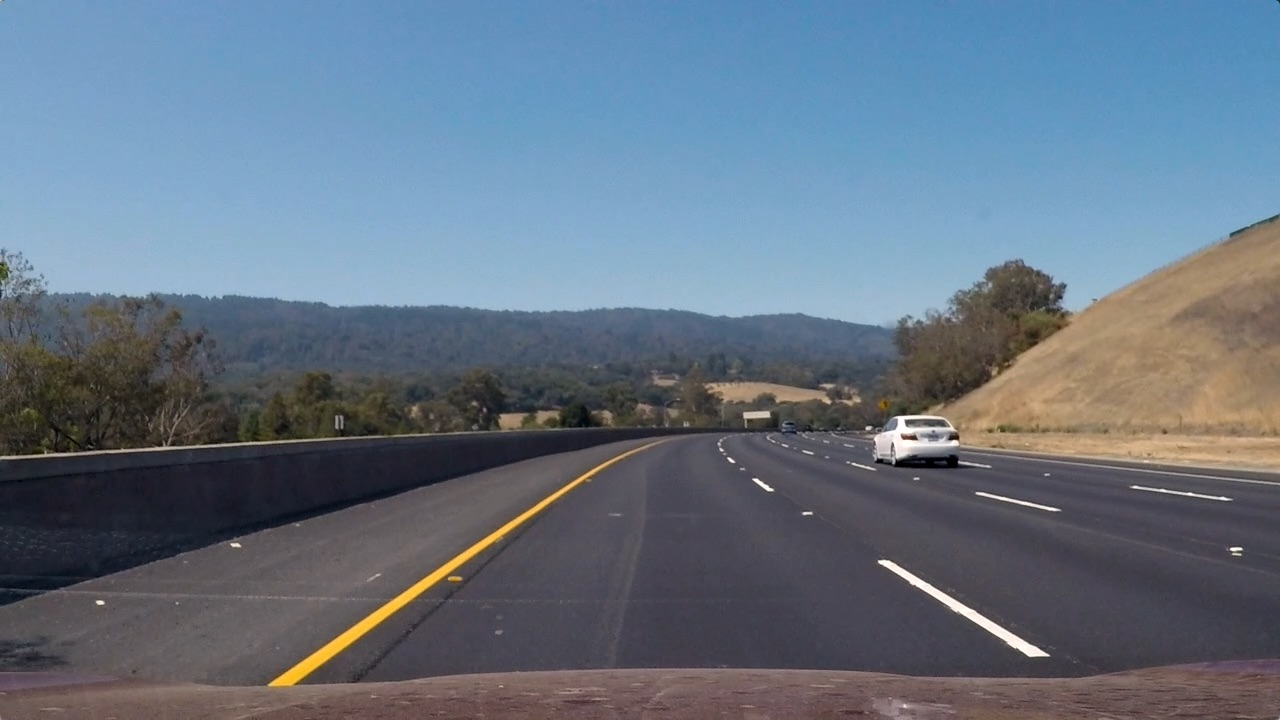
#> input picture CarND-Vehicle-Detection/test_images/test3.jpg, 1280 x 720 px
$ jupyter execute --allow-errors vehicle_detection.ipynb   (shell and % lines are left out)   (older library calls are emulated)
#> lines starting #> are read from the running program, lines starting #| are printed output that depends on the picture
### Vechicle Detection

#### In this project, I will write a software pipeline to detect vehicles in a video.

The goals / steps of this project are the following:

* Perform a Histogram of Oriented Gradients (HOG) feature extraction on a labeled training set of images and train a classifier Linear SVM classifier
* Optionally, you can also apply a color transform and append binned color features, as well as histograms of color, to your HOG feature vector.
* Note: for those first two steps don't forget to normalize your features and randomize a selection for training and testing.
* Implement a sliding-window technique and use your trained classifier to search for vehicles in images.
* Run your pipeline on a video stream (start with the test_video.mp4 and later implement on full project_video.mp4) and create a heat map of recurring detections frame by frame to reject outliers and follow detected vehicles.
* Estimate a bounding box for vehicles detected.

Important Note:
*the value of png read by mpimg.imread() ranges from 0 to 1*
*the value of jpg read by mpimg.imread() ranges from 0 to 255*

[cell 1]
import matplotlib.image as mpimg
import matplotlib.pyplot as plt
import numpy as np
import pickle
import cv2
from skimage.feature import hog
import glob
import time
from sklearn.svm import LinearSVC
from sklearn.preprocessing import StandardScaler
from sklearn.model_selection import train_test_split
from scipy.ndimage.measurements import label
from collections import deque

[cell 2]
def data_look(car_list, notcar_list):
    data_dict = {}
    # Define a key in data_dict "n_cars" and store the number of car images
    data_dict["n_cars"] = len(car_list)
    # Define a key "n_notcars" and store the number of notcar images
    data_dict["n_notcars"] = len(notcar_list)
    # Read in a test image, either car or notcar
    example_img = mpimg.imread(car_list[0])
    # Define a key "image_shape" and store the test image shape 3-tuple
    data_dict["image_shape"] = example_img.shape
    # Define a key "data_type" and store the data type of the test image.
    data_dict["data_type"] = example_img.dtype
    # Return data_dict
    return data_dict

# Read in cars and notcars
cars = []
notcars = []
for folder in glob.glob('train_image/vehicles/*'):
    for img in glob.glob(folder+'/*'):
        cars.append(img)
for folder in glob.glob('train_image/non-vehicles/*'):
    for img in glob.glob(folder+'/*'):
        notcars.append(img)

#> (the rest of this cell did not finish here and is left out)

[cell 3]
# Define a function to compute binned color features
# [17 lines left out: functions bin_spatial, color_hist, not called in this run]

#> (the rest of this cell did not finish here and is left out)

[cell 4]
# [18 lines left out: function get_hog_features, not called in this run]

color_space = 'YCrCb' # Can be RGB, HSV, LUV, HLS, YUV, YCrCb
orient = 9  # HOG orientations
pix_per_cell = 8 # HOG pixels per cell
cell_per_block = 2 # HOG cells per block
hog_channel = 'ALL' # Can be 0, 1, 2, or "ALL"
hog_feat = True # HOG features on or off

#> (the rest of this cell did not finish here and is left out)

[cell 5]
# Define a function to extract features from a list of images
# Have this function call bin_spatial() and color_hist()
def extract_features(imgs, color_space='RGB', spatial_size=(32, 32),
                     hist_bins=32, hist_range=(0, 256), orient=9,
                     pix_per_cell=8, cell_per_block=2, hog_channel=0,
                     spatial_feat=True, hist_feat=True, hog_feat=True):
    # Create a list to append feature vectors to
    features = []
    # Iterate through the list of images
    for file in imgs:
        file_features = []
        # Read in each one by one
        image = mpimg.imread(file)
        # apply color conversion if other than 'RGB'
        if color_space != 'RGB':
            if color_space == 'HSV':
                feature_image = cv2.cvtColor(image, cv2.COLOR_RGB2HSV)
            elif color_space == 'LUV':
                feature_image = cv2.cvtColor(image, cv2.COLOR_RGB2LUV)
            elif color_space == 'HLS':
                feature_image = cv2.cvtColor(image, cv2.COLOR_RGB2HLS)
            elif color_space == 'YUV':
                feature_image = cv2.cvtColor(image, cv2.COLOR_RGB2YUV)
            elif color_space == 'YCrCb':
                feature_image = cv2.cvtColor(image, cv2.COLOR_RGB2YCrCb)
        else: feature_image = np.copy(image)

        if spatial_feat == True:
            spatial_features = bin_spatial(feature_image, size=spatial_size)
            file_features.append(spatial_features)
        if hist_feat == True:
            # Apply color_hist()
            hist_features = color_hist(feature_image, nbins=hist_bins, bins_range=hist_range)
            file_features.append(hist_features)
        if hog_feat == True:
        # Call get_hog_features() with vis=False, feature_vec=True
            if hog_channel == 'ALL':
                hog_features = []
                for channel in range(feature_image.shape[2]):
                    hog_features.append(get_hog_features(feature_image[:,:,channel],
                                        orient, pix_per_cell, cell_per_block,
                                        vis=False, feature_vec=True))
                hog_features = np.ravel(hog_features)
            else:
                hog_features = get_hog_features(feature_image[:,:,hog_channel], orient,
                            pix_per_cell, cell_per_block, vis=False, feature_vec=True)
            # Append the new feature vector to the features list
            file_features.append(hog_features)
        features.append(np.concatenate(file_features))
    # Return list of feature vectors
    return features

[cell 6]
# Run the different combinatioins of parameters to get the best training parameters.
'''
ls_color_space = ['HSV', 'YUV', 'YCrCb']
orient = 9  # HOG orientations
ls_pix_per_cell = [8,16] # HOG pixels per cell
cell_per_block = 2 # HOG cells per block
hog_channel = 'ALL' # Can be 0, 1, 2, or "ALL"
spatial_size = (32, 32) # Spatial binning dimensions
hist_bins = 32    # Number of histogram bins
hist_range = (0, 1) # For *.png
ls_spatial_feat = [False, True] # Spatial features on or off
ls_hist_feat = [False, True] # Histogram features on or off
hog_feat = True # HOG features on or off

for color_space in ls_color_space:
    for pix_per_cell in ls_pix_per_cell:
        for spatial_feat,hist_feat in zip(ls_spatial_feat, ls_hist_feat):
            print('color space = {}, spatial bin and histogram = {}'.format(color_space,spatial_feat))
            car_features = extract_features(cars, color_space=color_space,
                                    spatial_size=spatial_size, hist_bins=hist_bins,
                                    orient=orient, hist_range=hist_range, pix_per_cell=pix_per_cell,
                                    cell_per_block=cell_per_block,
                                    hog_channel=hog_channel, spatial_feat=spatial_feat,
                                    hist_feat=hist_feat, hog_feat=hog_feat)
            notcar_features = extract_features(notcars, color_space=color_space,
                                    spatial_size=spatial_size, hist_bins=hist_bins,
                                    orient=orient, hist_range=hist_range, pix_per_cell=pix_per_cell,
                                    cell_per_block=cell_per_block,
                                    hog_channel=hog_channel, spatial_feat=spatial_feat,
                                    hist_feat=hist_feat, hog_feat=hog_feat)

            X = np.vstack((car_features, notcar_features)).astype(np.float64)
            # Fit a per-column scaler
            X_scaler = StandardScaler().fit(X)
            # Apply the scaler to X
            scaled_X = X_scaler.transform(X)

            # Define the labels vector
            y = np.hstack((np.ones(len(car_features)), np.zeros(len(notcar_features))))

            # Split up data into randomized training and test sets
            rand_state = np.random.randint(0, 100)
            X_train, X_test, y_train, y_test = train_test_split(
                scaled_X, y, test_size=0.2, random_state=rand_state)

            print('Using: {} orientations, {} pixels per cell and {} cells per block'
                  .format(orient, pix_per_cell, cell_per_block))
            print('Feature vector length: {}'.format(len(X_train[0])))
            # Use a linear SVC
            svc = LinearSVC()
            # Check the training time for the SVC
            t=time.time()
            svc.fit(X_train, y_train)
            t2 = time.time()
            print('{} Seconds to train SVC...'.format(round(t2-t, 2)))

            # Check the score of the SVC
            print('Test Accuracy of SVC = {}\n'.format(round(svc.score(X_test, y_test), 4)))
'''

[cell 7]
### TODO: Tweak these parameters and see how the results change.
color_space = 'YUV' # Can be RGB, HSV, LUV, HLS, YUV, YCrCb
orient = 9  # HOG orientations
pix_per_cell = 16 # HOG pixels per cell
cell_per_block = 2 # HOG cells per block
hog_channel = 'ALL' # Can be 0, 1, 2, or "ALL"
spatial_size = (32, 32) # Spatial binning dimensions
hist_bins = 32    # Number of histogram bins
hist_range = (0, 1) # For *.png
spatial_feat = True # Spatial features on or off
hist_feat = True # Histogram features on or off
hog_feat = True # HOG features on or off

car_features = extract_features(cars, color_space=color_space,
                        spatial_size=spatial_size, hist_bins=hist_bins,
                        orient=orient, hist_range=hist_range, pix_per_cell=pix_per_cell,
                        cell_per_block=cell_per_block,
                        hog_channel=hog_channel, spatial_feat=spatial_feat,
                        hist_feat=hist_feat, hog_feat=hog_feat)
notcar_features = extract_features(notcars, color_space=color_space,
                        spatial_size=spatial_size, hist_bins=hist_bins,
                        orient=orient, hist_range=hist_range, pix_per_cell=pix_per_cell,
                        cell_per_block=cell_per_block,
                        hog_channel=hog_channel, spatial_feat=spatial_feat,
                        hist_feat=hist_feat, hog_feat=hog_feat)

X = np.vstack((car_features, notcar_features)).astype(np.float64)
# Fit a per-column scaler
#> (the rest of this cell did not finish here and is left out)

[cell 8]
# Check the prediction time for a single sample
t=time.time()
n_predict = 10
#> (the rest of this cell did not finish here and is left out)

[cell 9]
# Define a function that takes an image,
# start and stop positions in both x and y,
# window size (x and y dimensions),
# and overlap fraction (for both x and y)
def slide_window(img, x_start_stop=[None, None], y_start_stop=[None, None],
                    xy_window=(64, 64), xy_overlap=(0.5, 0.5)):
    # If x and/or y start/stop positions not defined, set to image size
    if x_start_stop[0] == None:
        x_start_stop[0] = 0
    if x_start_stop[1] == None:
        x_start_stop[1] = img.shape[1]
    if y_start_stop[0] == None:
        y_start_stop[0] = 0
    if y_start_stop[1] == None:
        y_start_stop[1] = img.shape[0]
    # Compute the span of the region to be searched
    xspan = x_start_stop[1] - x_start_stop[0]
    yspan = y_start_stop[1] - y_start_stop[0]
    # Compute the number of pixels per step in x/y
    nx_pix_per_step = np.int(xy_window[0]*(1 - xy_overlap[0]))
    ny_pix_per_step = np.int(xy_window[1]*(1 - xy_overlap[1]))
    # Compute the number of windows in x/y
    nx_buffer = np.int(xy_window[0]*(xy_overlap[0]))
    ny_buffer = np.int(xy_window[1]*(xy_overlap[1]))
    nx_windows = np.int((xspan-nx_buffer)/nx_pix_per_step)
    ny_windows = np.int((yspan-ny_buffer)/ny_pix_per_step)
    # Initialize a list to append window positions to
    window_list = []
    # Loop through finding x and y window positions
    # Note: you could vectorize this step, but in practice
    # you'll be considering windows one by one with your
    # classifier, so looping makes sense
    for ys in range(ny_windows):
        for xs in range(nx_windows):
            # Calculate window position
            startx = xs*nx_pix_per_step + x_start_stop[0]
            endx = startx + xy_window[0]
            starty = ys*ny_pix_per_step + y_start_stop[0]
            endy = starty + xy_window[1]

            # Append window position to list
            window_list.append(((startx, starty), (endx, endy)))
    # Return the list of windows
    return window_list

# Define a function to draw bounding boxes
def draw_boxes(img, bboxes, color=(0, 0, 255), thick=6):
    # Make a copy of the image
    imcopy = np.copy(img)
    # Iterate through the bounding boxes
    for bbox in bboxes:
        # Draw a rectangle given bbox coordinates
        cv2.rectangle(imcopy, bbox[0], bbox[1], color, thick)
    # Return the image copy with boxes drawn
    return imcopy

# Define a function to extract features from a single image window
# This function is very similar to extract_features()
# just for a single image rather than list of images
# [77 lines left out: functions single_img_features, search_windows, not called in this run]

[cell 10]
# Using different window size to detect vehicles.
y_start_stop = [400, 700] # Min and max in y to search in slide_window()

ls_window_size = [(32, 32), (48, 48), (64, 64), (96, 96)]
window_overlap = (0.75, 0.75)

image = mpimg.imread('test_images/test3.jpg')
#> image is the input picture: shape (720, 1280, 3); mean R, G, B 101.1, 115.3, 130.7
cp_image = np.copy(image)
image = image.astype(np.float32)/255 # mpimg.imread *.jpg, 0 to 255

#> (the rest of this cell did not finish here and is left out)

[cell 11]
# Using different window step to detect vehicles.
y_start_stop = [400, 700] # Min and max in y to search in slide_window()

window_size = (96, 96)
ls_window_overlap = [(0.65, 0.65), (0.75, 0.75), (0.85, 0.85)]

image = mpimg.imread('test_images/test3.jpg')
cp_image = np.copy(image)
image = image.astype(np.float32)/255 # mpimg.imread *.jpg, 0 to 255

#> (the rest of this cell did not finish here and is left out)

[cell 12]
# Draw all sliding windows on image.
ls_window_size = [(48, 48), (96, 96)]
window_overlap = (0.75, 0.75)

image = mpimg.imread('cutouts/bbox-example-image.jpg')
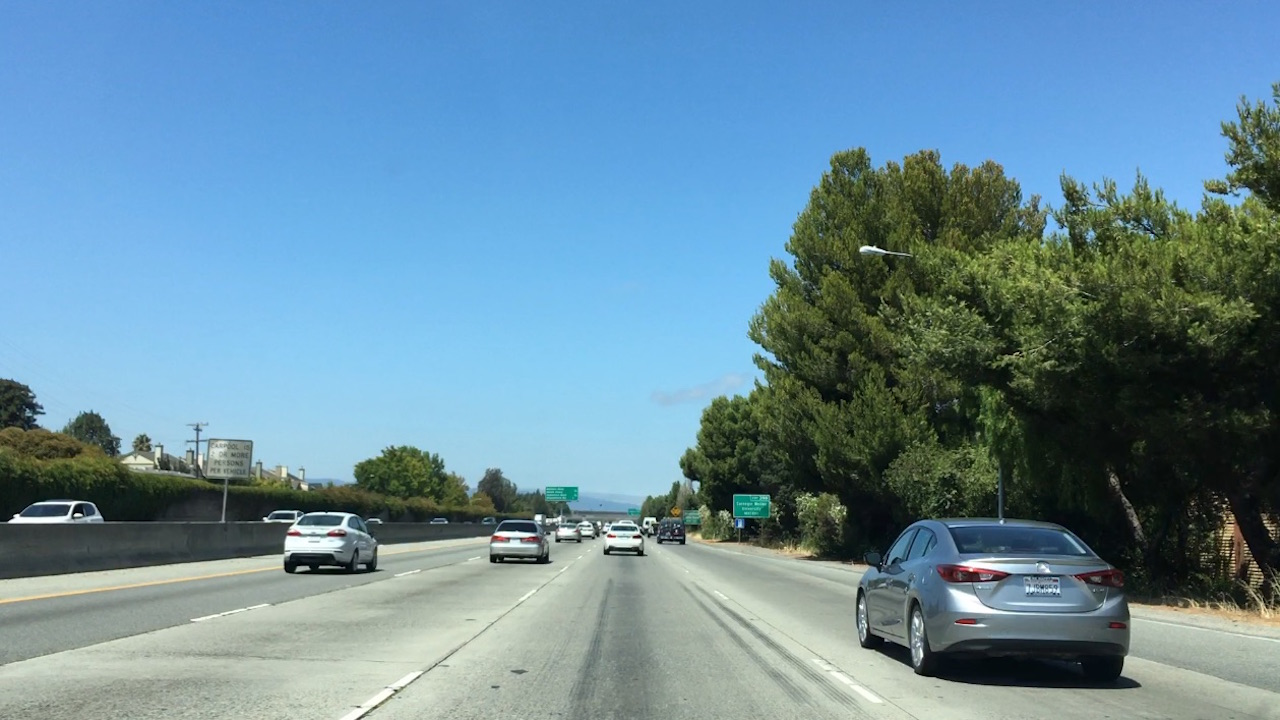
#> input picture CarND-Vehicle-Detection/cutouts/bbox-example-image.jpg, 1280 x 720 px
#> image is the input picture: shape (720, 1280, 3); mean R, G, B 105, 140.8, 158.7
cp_image = np.copy(image)
image = image.astype(np.float32)/255 # mpimg.imread *.jpg, 0 to 255

hot_windows = []
for window_size in ls_window_size:
    windows = slide_window(image, x_start_stop=[None, None], y_start_stop=y_start_stop,
                    xy_window=window_size, xy_overlap=window_overlap)
    hot_windows.extend(windows)
#> after the loop, hot_windows = 2716 items
window_img = draw_boxes(cp_image, hot_windows, color=(0, 0, 255), thick=6)
#> the loop in draw_boxes, `for bbox in bboxes:` made 2716 passes
#> bbox on passes 1 to 3: ((0, 400), (48, 448)), ((12, 400), (60, 448)), ((24, 400), (72, 448))
#> after the loop in draw_boxes, `for bbox in bboxes:`:
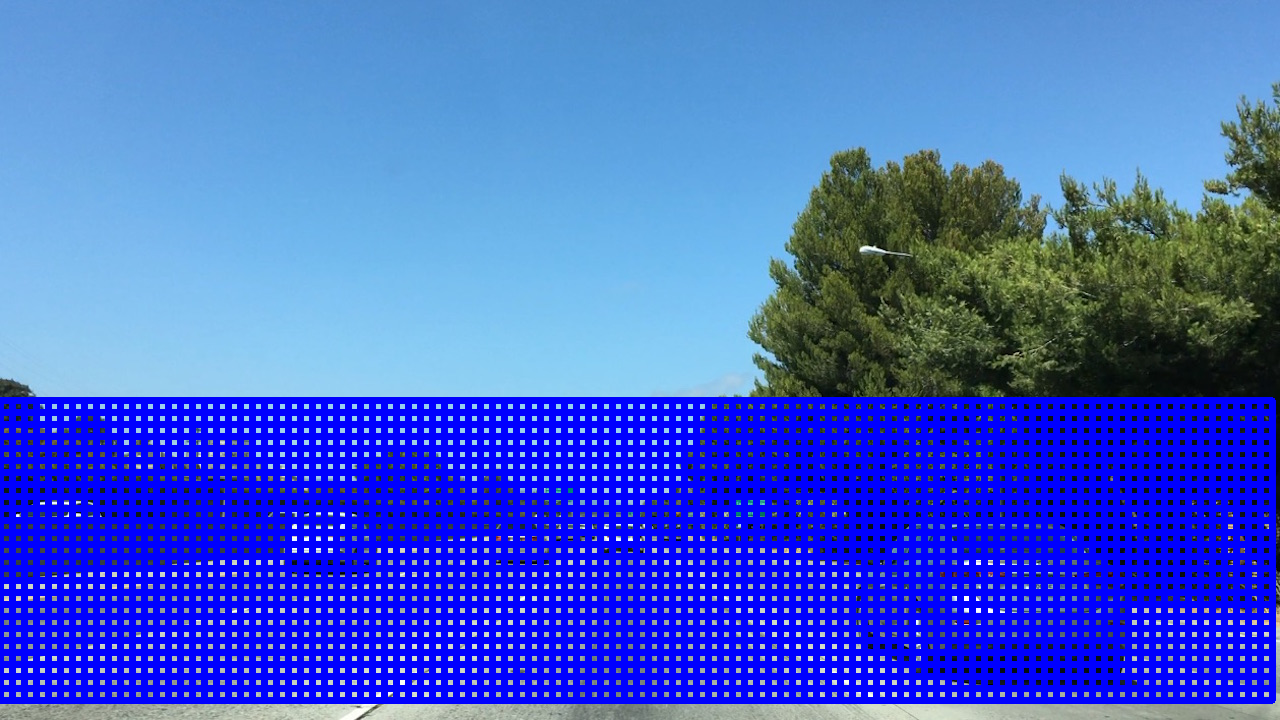
#> imcopy: shape (720, 1280, 3); mean R, G, B 65.6, 96.2, 206.2
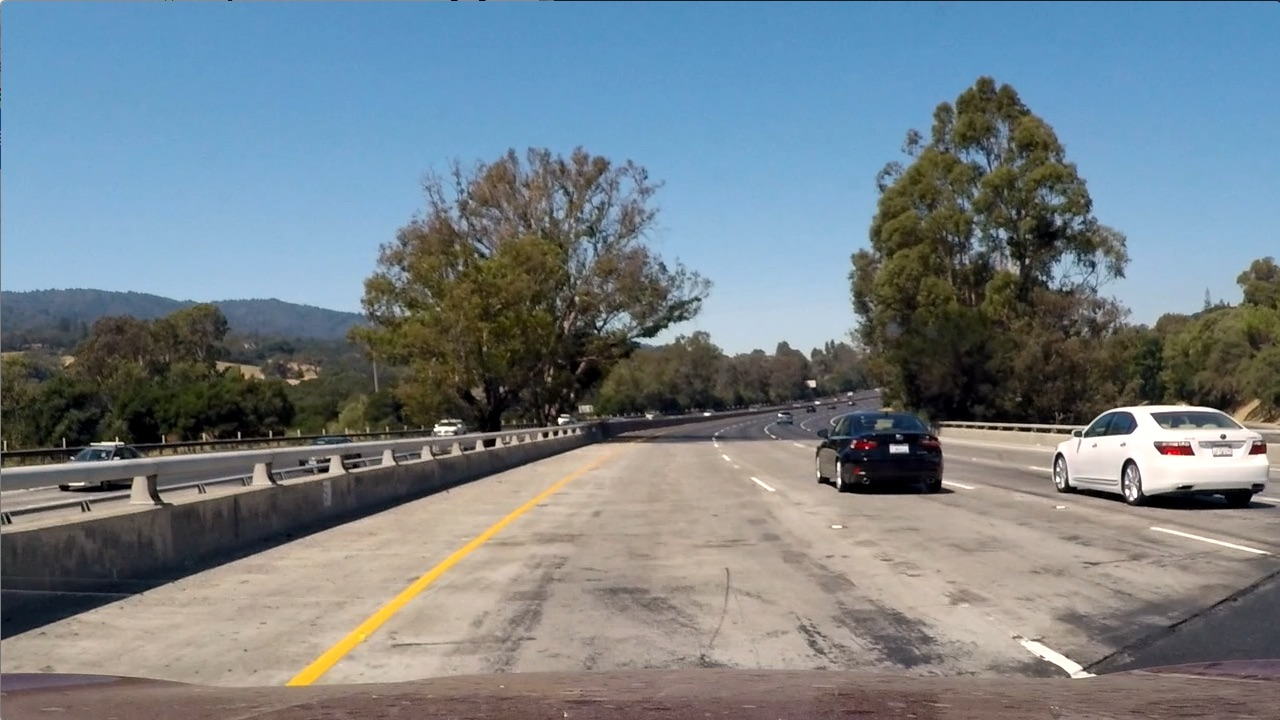
#> input picture CarND-Vehicle-Detection/test_images/test1.jpg, 1280 x 720 px
#> further down, image is the input picture: shape (720, 1280, 3); mean R, G, B 117.5, 128.7, 135.5

plt.imshow(window_img)
plt.savefig('output_images/slide_window.jpg',bbox_inches='tight')

[cell 13]
# Apply slide_window() and search_windows() on testing images.
ls_window_size = [(48, 48), (96, 96)]
window_overlap = (0.75, 0.75)

#> (the rest of this cell did not finish here and is left out)

[cell 14]
# Read in a pickle file with bboxes saved
# Each item in the "all_bboxes" list will contain a
# list of boxes for one of the images shown above
#box_list = pickle.load( open( "bbox_pickle.p", "rb" ))

# Read in image similar to one shown above
#image = mpimg.imread('test_image.jpg')
#heat = np.zeros_like(image[:,:,0]).astype(np.float)

# [15 lines left out: functions add_heat, apply_threshold, not called in this run]

def draw_labeled_bboxes(img, labels, color=(0, 0, 255), thick=6):
#> called with labels = (0, 0), color = (0, 0, 255), thick = 6
    imcopy = np.copy(img)
    # Iterate through all detected cars
    for car_number in range(1, labels[1]+1):
        # Find pixels with each car_number label value
        nonzero = (labels[0] == car_number).nonzero()
        # Identify x and y values of those pixels
        nonzeroy = np.array(nonzero[0])
        nonzerox = np.array(nonzero[1])
        # Define a bounding box based on min/max x and y
        bbox = ((np.min(nonzerox), np.min(nonzeroy)), (np.max(nonzerox), np.max(nonzeroy)))
        # Draw the box on the image
        cv2.rectangle(imcopy, bbox[0], bbox[1], color, thick)
    # Return the image
    return imcopy
